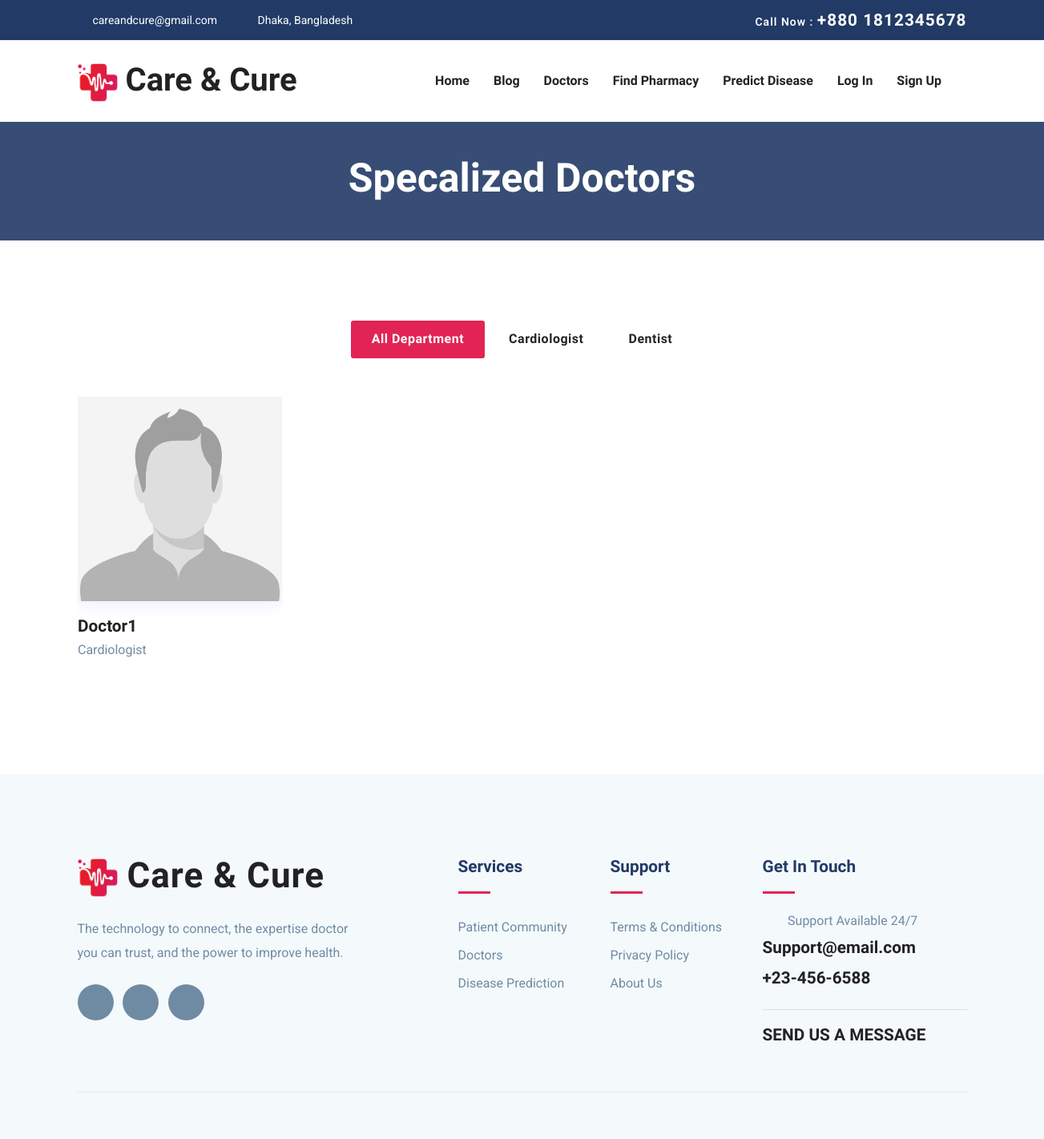
Before: /appointments/doctors with the older database file.
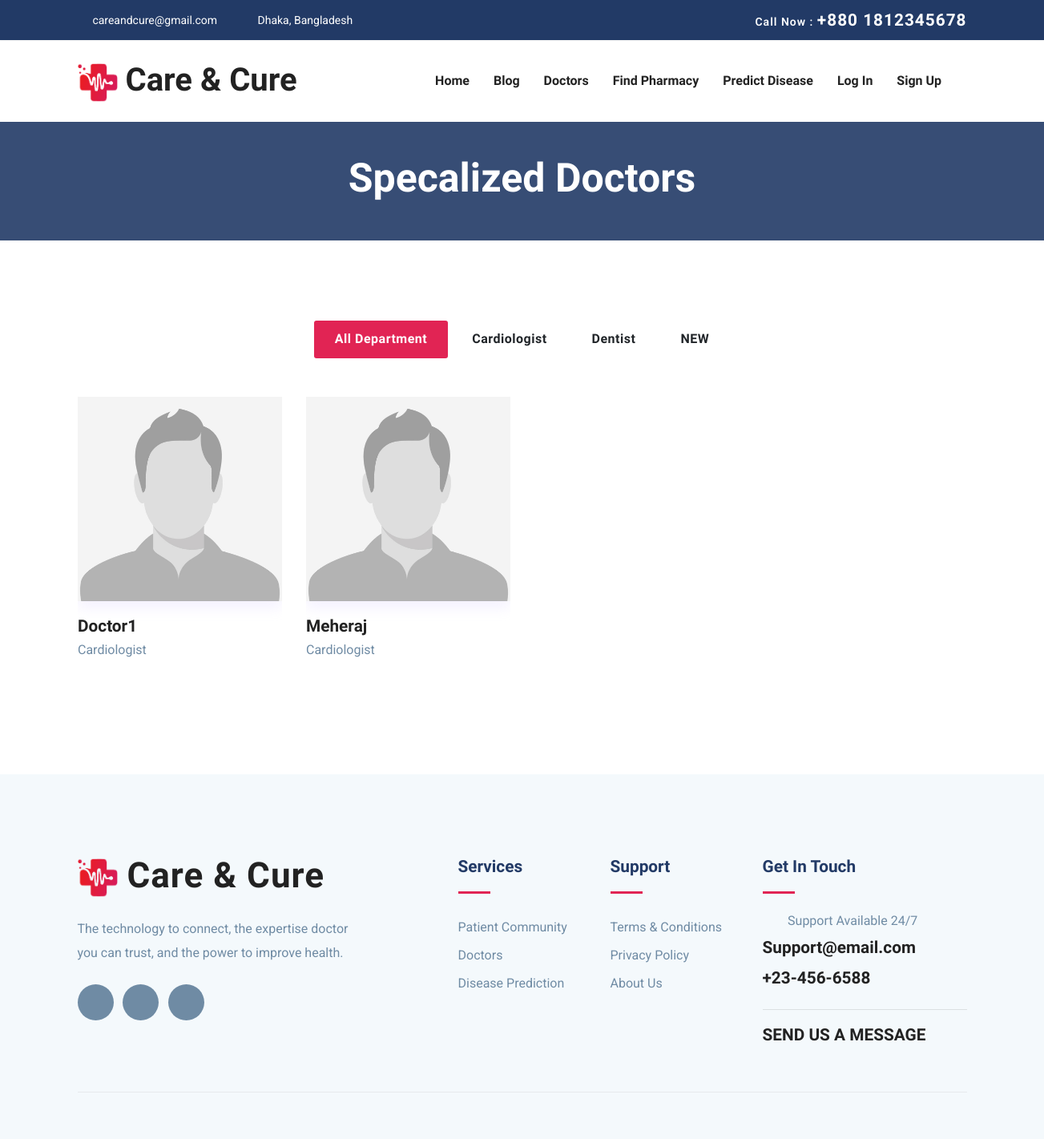
After: the same page with the newer database file.
### user_control/models.py (models this page shows, shortened)
class SpecializationModel(models.Model):
    specialization = models.CharField(max_length=50)
    created_at = models.DateTimeField(auto_now_add=True)
    updated_at = models.DateTimeField(auto_now=True)
    def __str__(self):
        return self.specialization
    class Meta:
        verbose_name = "Specialization"
        verbose_name_plural = "Specializations"

class DoctorModel(models.Model):
    user = models.OneToOneField(UserModel, on_delete=models.CASCADE)
    bio = models.TextField(null=True, blank=True)
    image = models.ImageField(upload_to="images/users/", null=True, blank=True)
    gender = models.CharField(max_length=10, null=True, blank=True)
    blood_group = models.CharField(max_length=10, null=True, blank=True)
    date_of_birth = models.DateField(null=True, blank=True)
    phone = models.CharField(max_length=15, null=True, blank=True)
    NID = models.CharField(max_length=50, null=True, blank=True)
    specialization = models.ForeignKey(
        SpecializationModel, null=True, blank=True, on_delete=models.SET_NULL
    )
    BMDC_regNo = models.CharField(max_length=100, null=True, blank=True)
    last_donation = models.DateField(null=True, blank=True)
    rating = models.DecimalField(decimal_places=2, max_digits=4, default=0.00)
    created_at = models.DateTimeField(auto_now_add=True)
    updated_at = models.DateTimeField(auto_now=True)
    class Meta:
        verbose_name = "Doctor"
        verbose_name_plural = "Doctors"

class UserModel(AbstractBaseUser, PermissionsMixin):
    email = models.EmailField(max_length=255, unique=True)
    name = models.CharField(max_length=255)
    is_patient = models.BooleanField(default=False)
    is_doctor = models.BooleanField(default=False)
    is_active = models.BooleanField(default=True)
    is_staff = models.BooleanField(default=False)
    is_admin = models.BooleanField(default=False)
    is_superuser = models.BooleanField(default=False)
    date_joined = models.DateTimeField(auto_now_add=True)
    USERNAME_FIELD = "email"
    REQUIRED_FIELDS = ["name"]
    objects = MyUserManager()
    class Meta:
        verbose_name = "User"
        verbose_name_plural = "Users"

### appointment_control/views.py (the view)
# urls.py: path('doctors', views.appointment_doctor_list_view, name='appointment-doctors-list'),
def appointment_doctor_list_view(request):
    specializations = SpecializationModel.objects.all()
    doctors = DoctorModel.objects.all()
    doctors = [doctor for doctor in doctors if doctor.specialization is not None]
    context = {
        "specializations": specializations,
        "doctors": doctors,
    }
    return render(request, "pages/appointment/doctors-list.html", context)

### templates/pages/appointment/doctors-list.html (shortened to what this page needs)
{% extends "base.html" %}
{% load static %}
{% block content %}
<section class="page-title bg-1">
    <div class="container">
        <div class="row">
            <div class="col-md-12">
                <div class="block text-center">
                    <h1 class="text-capitalize mb-5 text-lg">Specalized doctors</h1>
                </div>
            </div>
        </div>
    </div>
</section>
<section class="section doctors">
    <div class="container">
        <div class="col-lg-12 text-center justify-content-center mb-5">
            <div class="btn-group btn-group-toggle " data-toggle="buttons">
                <label class="btn active ">
                    <input type="radio" name="shuffle-filter" value="all" checked="checked" />All Department
                </label>
                {% for specialization in specializations %}
                <label class="btn ">
                    <input type="radio" name="shuffle-filter" value="{{ specialization }}" />{{ specialization }}
                </label>
                {% endfor %}
            </div>
        </div>
        <div class="row shuffle-wrapper portfolio-gallery">
            {% for doctor in doctors %}
            <div class="col-lg-3 col-sm-6 col-md-6 mb-4 shuffle-item"
                data-groups="[&quot;{{ doctor.specialization }}&quot;]">
                <div class="position-relative doctor-inner-box">
                    <div class="doctor-profile">
                        <div class="doctor-img">
                            {% if doctor.image %}
                            <img src="{{ doctor.image.url }}" alt="{{ doctor.user.name }}" class="img-fluid w-100">
                            {% else %}
                            <img src="{% static 'images/placeholders/user-placeholder.jpg' %}"
                                alt="{{ doctor.user.name }}" class="img-fluid w-100">
                            {% endif %}
                        </div>
                    </div>
                    <div class="content mt-3">
                        <h4 class="mb-0">
                            <a href="{% url 'doctor-profile' doctor.user.id %}">
                                {{ doctor.user.name }}
                            </a>
                        </h4>
                        <p>{{ doctor.specialization }}</p>
                    </div>
                </div>
            </div>
            {% endfor %}
        </div>
    </div>
</section>
{% endblock %}

Changed rows visible on the page:
added SpecializationModel: specialization "NEW"
added DoctorModel: user.name "Meheraj", specialization "Cardiologist"
